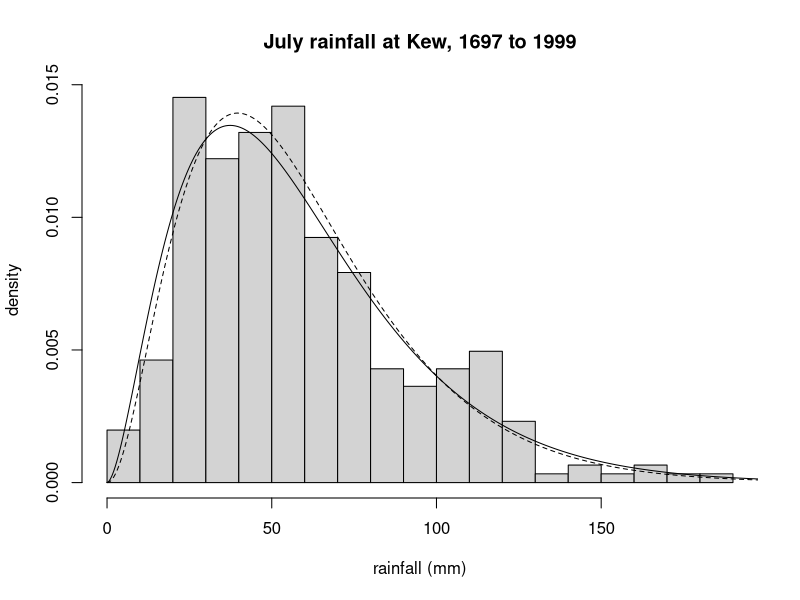

Here is the R script that generated this plot:
kew <- read.table("../data/kew.txt", col.names=c("year", "jan", "feb",
    "mar", "apr", "may", "jun", "jul", "aug", "sep", "oct", "nov", "dec"))
kew[,2:13] <- kew[,2:13]/10
kew.mean <- apply(kew[-1], 2, mean)
kew.var <- apply(kew[-1], 2, var)
lambda.mm <- kew.mean/kew.var
m.mm <- kew.mean^2/kew.var
hist(kew$jul, breaks=20, freq=FALSE, xlab="rainfall (mm)",
    ylab="density", main="July rainfall at Kew, 1697 to 1999")
t <- seq(0, 200, 0.5)
lines(t, dgamma(t, m.mm[7], lambda.mm[7]), lty=2)
x <- kew$jul
x[x == 0] <- 0.1
newtonraphson <- function(ftn, x0, tol = 1e-9, max.iter = 100, ...) {
  # find a root of ftn(x, ...) near x0 using Newton-Raphson
  # initialise
  x <- x0
  fx <- ftn(x, ...)
  iter <-  0
  # continue iterating until stopping conditions are met
  while ((abs(fx[1]) > tol) & (iter < max.iter)) {
    x <- x - fx[1]/fx[2]
    fx <- ftn(x, ...)
    iter <-  iter + 1
  }
  # output depends on success of algorithm
  if (abs(fx[1]) > tol) {
    stop("Algorithm failed to converge\n")
  } else {
    return(x)
  }
}
dl <- function(m, a) {
  return(c(log(m) - digamma(m) - a, 1/m - trigamma(m)))
}
m.ml <- newtonraphson(dl, m.mm[7], a = log(mean(x)) - mean(log(x)))
lambda.ml <- m.ml/mean(x)
lines(t, dgamma(t, m.ml, lambda.ml))
